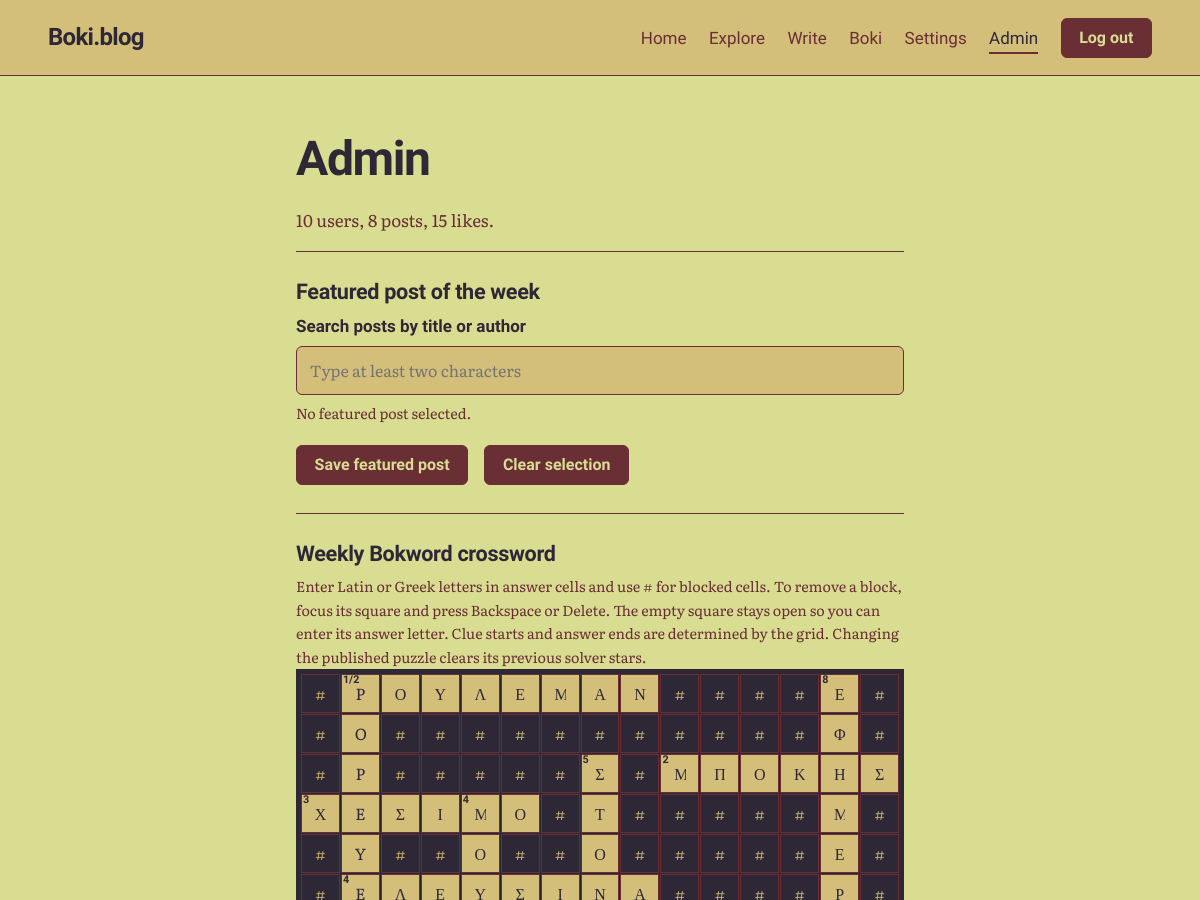
The page /admin (signed in, upper part) on the database as committed earlier.
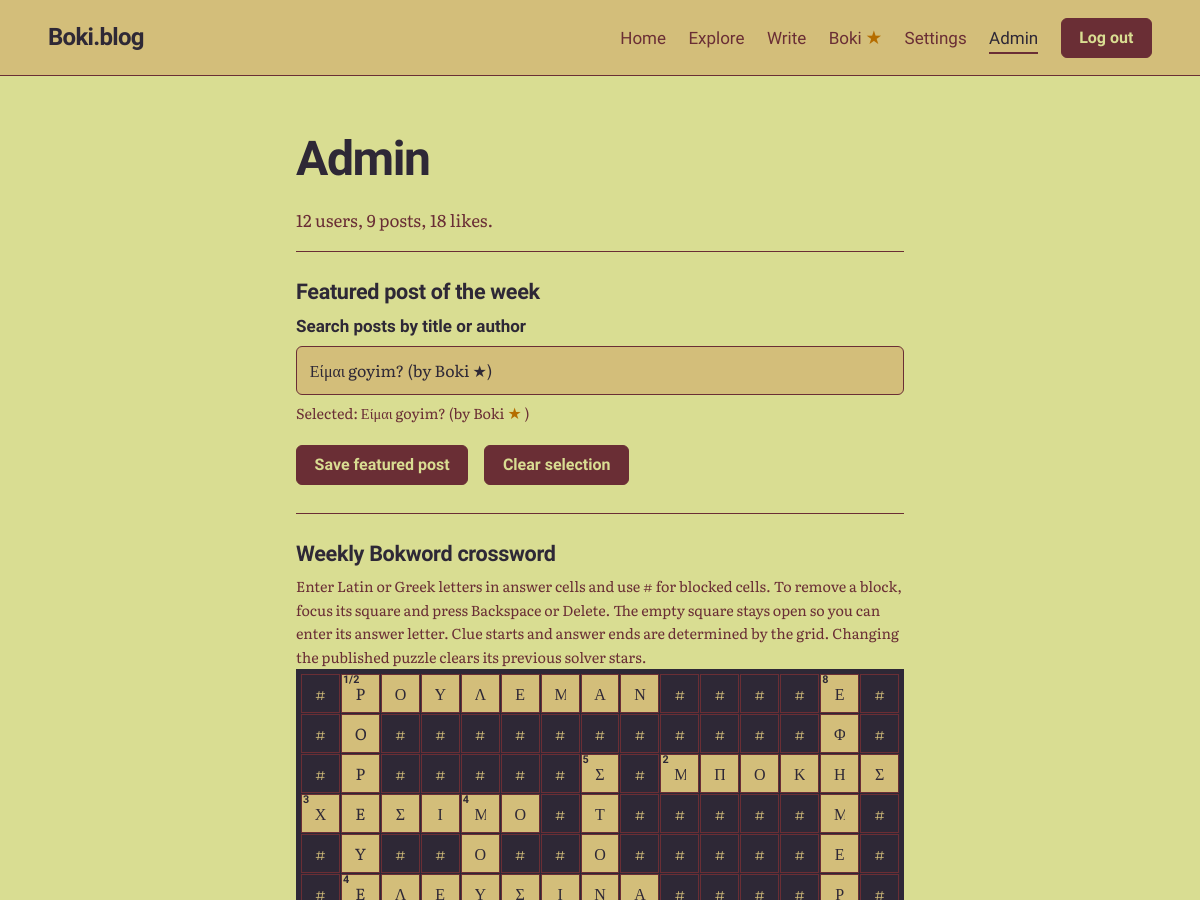
The same page on the database as committed later.
### tables this page shows
CREATE TABLE users (
    id            INTEGER PRIMARY KEY,
    username      TEXT NOT NULL UNIQUE COLLATE NOCASE,
    password_hash TEXT NOT NULL,
    is_admin      INTEGER NOT NULL DEFAULT 0,
    created_at    TEXT NOT NULL DEFAULT (datetime('now')),
    bio           TEXT NOT NULL DEFAULT '',
    avatar        TEXT,
    profile_bg    TEXT NOT NULL DEFAULT '#D9DD92',
    profile_text  TEXT NOT NULL DEFAULT '#2E2836'
, avatar_position_x INTEGER NOT NULL DEFAULT 50, avatar_position_y INTEGER NOT NULL DEFAULT 50, bokword_victories INTEGER NOT NULL DEFAULT 0, boknections_victories INTEGER NOT NULL DEFAULT 0);

CREATE TABLE posts (
    id         INTEGER PRIMARY KEY,
    user_id    INTEGER NOT NULL REFERENCES users(id) ON DELETE CASCADE,
    title      TEXT NOT NULL,
    body       TEXT NOT NULL,
    created_at TEXT NOT NULL DEFAULT (datetime('now')),
    updated_at TEXT,
    image      TEXT,
    text_color TEXT NOT NULL DEFAULT '#2E2836',
    title_color TEXT NOT NULL DEFAULT '#2E2836',
    background_color TEXT NOT NULL DEFAULT '#D9DD92'
, accent_color TEXT NOT NULL DEFAULT '#6A2E35', surface_color TEXT NOT NULL DEFAULT '#D3BE7A', button_text_color TEXT NOT NULL DEFAULT '#D9DD92');

### app.py (the view)
@app.get("/admin")
@admin_required
def admin():
    featured_id = get_setting("featured_post_id")
    featured_post = None
    if featured_id and featured_id.isdigit():
        featured_post = db().execute(
            """SELECT p.id, p.title, u.username,
                      EXISTS(
                        SELECT 1 FROM crossword_completions c
                        JOIN crossword_state s ON s.id = 1
                        WHERE c.user_id = u.id AND c.puzzle_version = s.version
                      ) AS crossword_star
               FROM posts p
               JOIN users u ON u.id = p.user_id
               WHERE p.id = ?""", (featured_id,)
        ).fetchone()
    stats = {
        "users": db().execute("SELECT COUNT(*) FROM users").fetchone()[0],
        "posts": db().execute("SELECT COUNT(*) FROM posts").fetchone()[0],
        "likes": db().execute("SELECT COUNT(*) FROM likes").fetchone()[0],
    }
    crossword = get_crossword()
    crossword_rows = []
    crossword_clues = {}
    if crossword:
        crossword_rows = [
            crossword["solution"][row * 15:(row + 1) * 15]
            for row in range(15)
        ]
        crossword_clues = crossword["clues"]
    return render_template("admin.html", stats=stats, featured_post=featured_post,
                           boknections_on=boknections_enabled(),
                           boknections_puzzle=get_boknections(),
                           crossword=crossword, crossword_rows=crossword_rows,
                           crossword_clues=crossword_clues)

### app.py (called while the page is built)
def db():
    if "db" not in g:
        g.db = sqlite3.connect(DB_PATH)
        g.db.row_factory = sqlite3.Row
        g.db.execute("PRAGMA foreign_keys = ON")
    return g.db

def get_setting(key):
    row = db().execute("SELECT value FROM settings WHERE key = ?", (key,)).fetchone()
    return row["value"] if row else None

def get_crossword():
    row = db().execute(
        "SELECT solution, clues, version, updated_at FROM crossword_state WHERE id = 1"
    ).fetchone()
    if row is None or row["solution"] == "#" * 225:
        return None
    return {
        "solution": row["solution"],
        "clues": json.loads(row["clues"]),
        "version": row["version"],
        "updated_at": row["updated_at"],
    }

def boknections_enabled():
    return get_setting("boknections_enabled") == "1"

def get_boknections():
    row = db().execute(
        "SELECT puzzle, version FROM boknections_state WHERE id = 1").fetchone()
    if row is None:
        return None
    data = json.loads(row["puzzle"])
    return {"categories": data["categories"], "wild": data["wild"],
            "version": row["version"]}

@app.context_processor
def inject_site():
    return {"site_name": app.config["SITE_NAME"]}

### templates/admin.html (shortened to what this page needs)
{% extends "base.html" %}
{% from "_macros.html" import user_name %}
{% block content %}
<div class="wrap page narrow">
  <h1 class="page-title">Admin</h1>
  <p class="muted">{{ stats.users }} users, {{ stats.posts }} posts, {{ stats.likes }} likes.</p>
  <section class="admin-block" aria-labelledby="feat-title">
    <h2 id="feat-title">Featured post of the week</h2>
    <form method="post" action="{{ url_for('admin_featured') }}" class="stack" data-admin-search-form>
      <div class="field-group">
        <label for="post-search">Search posts by title or author</label>
        <input id="post-search" type="search" autocomplete="off" maxlength="100"
               placeholder="Type at least two characters" data-admin-search
               data-search-url="{{ url_for('search_admin_posts') }}"
               value="{{ (featured_post.title ~ ' (by ' ~ featured_post.username ~ (' ★' if featured_post.crossword_star else '') ~ ')') if featured_post else '' }}"
               aria-controls="post-results" aria-describedby="post-search-help">
        <p class="help" id="post-search-help">
          {% if featured_post %}Selected: {{ featured_post.title }} (by {{ user_name(featured_post.username, featured_post.crossword_star) }})
          {% else %}No featured post selected.{% endif %}
        </p>
      </div>
      <div class="actions">
        <button class="button" type="submit">Save featured post</button>
        <button class="button secondary" type="button" data-clear-selection>Clear selection</button>
      </div>
    </form>
  </section>
  <section class="admin-block" id="crossword" aria-labelledby="crossword-title">
    <h2 id="crossword-title">Weekly Bokword crossword</h2>
    <p class="help">Enter Latin or Greek letters in answer cells and use # for blocked cells. To remove a block, focus its square and press Backspace or Delete. The empty square stays open so you can enter its answer letter. Clue starts and answer ends are determined by the grid. Changing the published puzzle clears its previous solver stars.</p>
    <form method="post" action="{{ url_for('admin_save_crossword') }}" class="stack" data-admin-crossword-form>
      <div class="admin-crossword-grid" role="group" aria-label="15 by 15 crossword solution editor" data-admin-crossword-grid>
        {% for row in range(15) %}
          {% for col in range(15) %}
            {% set value = crossword_rows[row][col] if crossword else '#' %}
            <div class="admin-crossword-square" data-admin-crossword-square="{{ row * 15 + col }}">
              <input class="admin-crossword-cell{% if value == '#' %} is-blocked{% endif %}"
                     type="text" maxlength="1" value="{{ value if value != '#' else '#' }}"
                     aria-label="Row {{ row + 1 }}, column {{ col + 1 }} (letter, blank open square, or # for blocked)"
                     data-admin-crossword-cell>
            </div>
          {% endfor %}
        {% endfor %}
      </div>
    </form>
  </section>
</div>
{% endblock %}

### templates/_macros.html (shortened to what this page needs)
{% macro user_name(username, crossword_star=false) %}
  {{ username }}{% if crossword_star %}<span class="achievement-star" role="img" aria-label="Solved the current Weekly Bokword" title="Solved the current Weekly Bokword">★</span>{% endif %}
{% endmacro %}

Rows that differ between the two databases and show on the page:
changed users: username "Boki" → "Boki Boki"
now on this page (row edited): posts: title.username "Είμαι goyim? (by Boki ★)", title "Είμαι goyim?"
Other text that changed with them:
{{ stats.users }}: "10" → "12"
{{ stats.posts }}: "8" → "9"
{{ stats.likes }}: "15" → "18"
text no longer shown: "No featured post selected."
text now shown: "★ ★ Selected: (by )"
